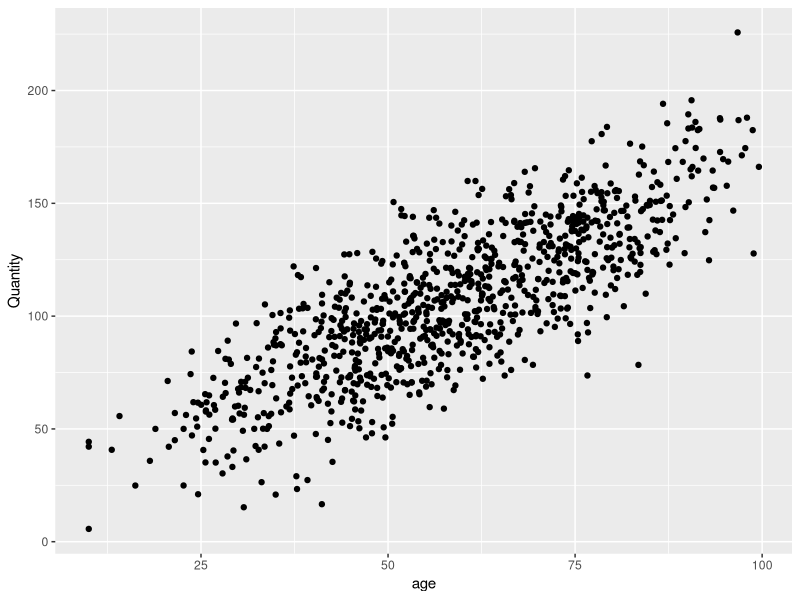

R code for this plot:
library(tidyverse)
library(ggplot2)

#Final Exam PRACTICE PROBLEM Simulated Data

dat <- tibble(
  
  age = rnorm(1000, 60, 20)
  
) 

dat <- dat %>% 
  
  mutate(   War  = if_else(age > 70, 1, 0),
            
            Quantity = 20 + 0 * War + 1.5 * age + rnorm(n(), 0, 20)   ) %>%
  
  mutate(
    
    age = if_else(age < 10, 10, age)) %>%
  
  mutate(
    
    Quantity = if_else(Quantity < 0, 0, Quantity))%>%
  
  filter(Quantity > 0 & age < 100)
#questions 1 thru 3
mean(dat$Quantity)
mean(dat$Quantity[dat$age > 25])
mean(dat$Quantity[dat$War == 1])
#question 5
#scatterplot
splot <- ggplot(dat)
splot <- splot + geom_point(aes(x = age, y = Quantity))
splot
#question 6 - Decision Tree
library(caret)
dat$War <- as.factor(dat$War)
trctrl <- trainControl(method = "repeatedcv", number = 10)
model.rpart <- train(War ~ ., method = "rpart", data = dat, 
                     trControl = trctrl, tuneLength = 20)
model.rpart
varImp(model.rpart)

#linear model
linear_model <- lm(formula = Quantity ~ War + age, data = dat)
linear_model
summary(linear_model)
